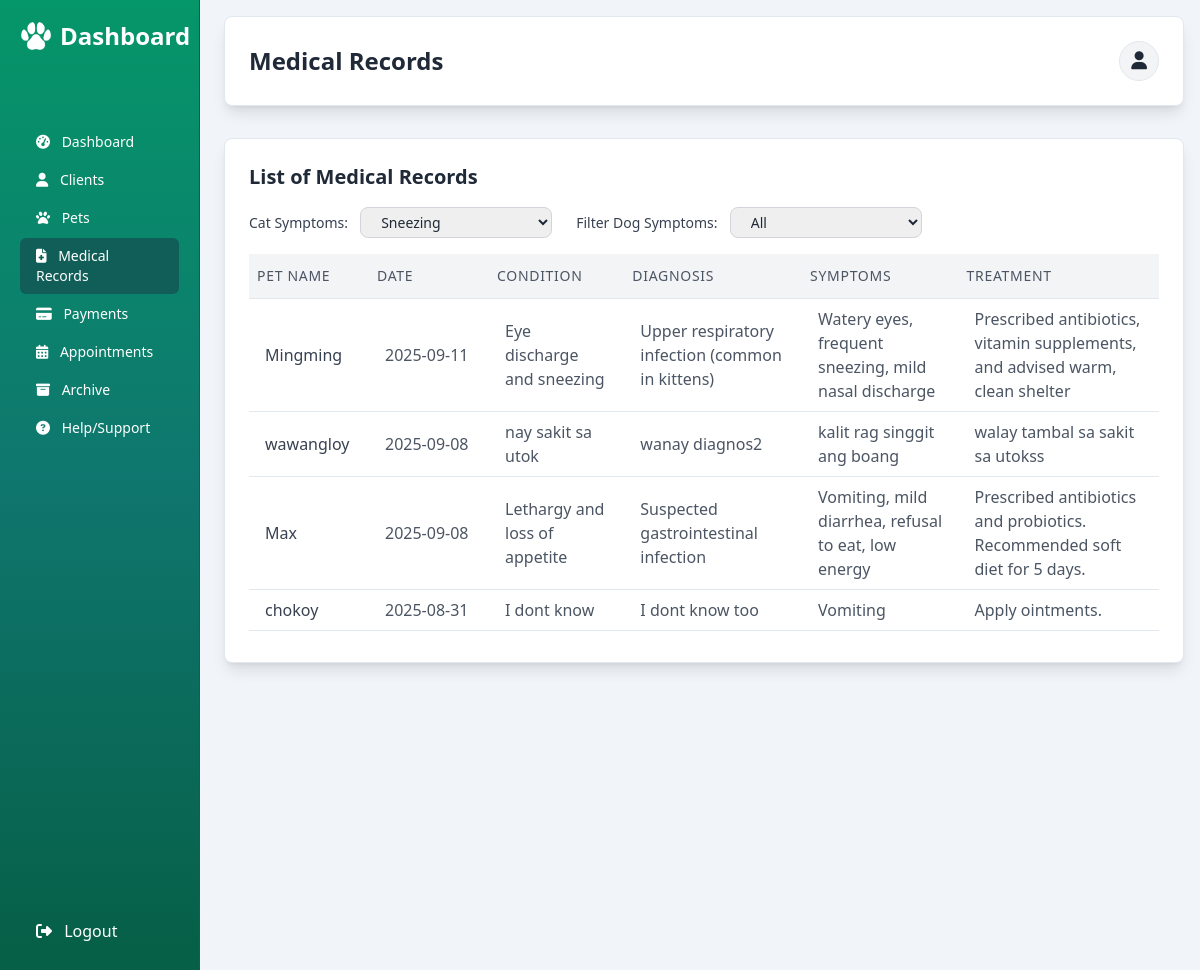
Page /medical_records.php (signed in) on the committed database.
### tables this page shows
CREATE TABLE `medical_records` (
  `record_id` int(11) NOT NULL,
  `pet_id` int(11) DEFAULT NULL,
  `date` date DEFAULT NULL,
  `medical_condition` text DEFAULT NULL,
  `medical_diagnosis` text DEFAULT NULL,
  `medical_symptoms` text DEFAULT NULL,
  `medical_treatment` text DEFAULT NULL,
  `updated_at` timestamp NULL DEFAULT NULL,
  `status` tinyint(1) NOT NULL DEFAULT 1,
  `record_date` date NOT NULL DEFAULT curdate()
);

CREATE TABLE `pet` (
  `pet_id` int(11) NOT NULL,
  `pet_name` varchar(100) DEFAULT NULL,
  `pet_sex` varchar(10) DEFAULT NULL,
  `pet_weight` decimal(5,2) DEFAULT NULL,
  `pet_breed` varchar(50) DEFAULT NULL,
  `pet_birth_date` date DEFAULT NULL,
  `client_id` int(11) DEFAULT NULL,
  `status` tinyint(1) NOT NULL DEFAULT 1,
  `pet_species` enum('Dog','Cat') NOT NULL,
  `updated_at` timestamp NULL DEFAULT NULL
);

### medical_records.php (the view, shortened to what this page needs)
<?php
require_once 'functions/logs.php';
$stmt = $pdo->prepare("SELECT Medical_Records.record_id, Pet.pet_name, Medical_Records.date, Medical_Records.medical_condition, Medical_Records.medical_diagnosis, Medical_Records.medical_symptoms, Medical_Records.medical_treatment
                       FROM Medical_Records
                       JOIN Pet ON Medical_Records.pet_id = Pet.pet_id
                       WHERE Medical_Records.status = 1
                       ORDER BY Medical_Records.date DESC");
$stmt->execute();
$records = $stmt->fetchAll(PDO::FETCH_ASSOC);
?>
<!DOCTYPE html>
<html lang="en">
<head>
    <link rel="stylesheet" href="Assets/FontAwsome/css/all.min.css">
    <script src="https://cdn.tailwindcss.com"></script>
</head>
<body class="bg-slate-100 min-h-screen text-gray-800">
    <aside id="sidebar" class="fixed inset-y-0 left-0 w-[200px] bg-gradient-to-b from-emerald-600 via-teal-700 to-emerald-800 text-white p-5 transform -translate-x-full lg:translate-x-0 transition-transform duration-300 ease-in-out z-40 flex flex-col border-r border-teal-800">
        <div class="flex items-center justify-between mb-6">
            <h2 class="text-xl lg:text-2xl font-semibold flex items-center gap-2">
                <img src="image/MainIconWhite.png" alt="Dashboard" class="w-6 lg:w-8">
                <span class="md:inline">Dashboard</span>
            </h2>
        </div>
        <nav class="flex-grow mt-8 lg:mt-12 space-y-0.5">
            <a href="dashboard.php" class="block text-sm text-white px-4 py-2 rounded-md hover:bg-teal-900 transition-colors">
                <i class="fas fa-tachometer-alt mr-2"></i> Dashboard
            </a>
            <a href="clients.php" class="block text-sm text-white hover:bg-teal-800 px-4 py-2 rounded-md transition-colors">
                <i class="fas fa-user mr-2"></i> Clients
            </a>
            <a href="pets.php" class="block text-sm text-white hover:bg-teal-800 px-4 py-2 rounded-md transition-colors">
                <i class="fas fa-paw mr-2"></i> Pets
            </a>
            <a href="medical_records.php" class="block text-sm text-white bg-teal-800 hover:bg-teal-800 px-4 py-2 rounded-md transition-colors">
                <i class="fas fa-file-medical mr-2"></i> Medical Records
            </a>
            <a href="payment_methods.php" class="block text-sm text-white hover:bg-teal-800 px-4 py-2 rounded-md transition-colors">
                <i class="fas fa-credit-card mr-2"></i> Payments
            </a>
            <a href="appointments.php" class="block text-sm text-white hover:bg-teal-800 px-4 py-2 rounded-md transition-colors">
                <i class="fas fa-calendar-days mr-2"></i> Appointments
            </a>
            <a href="archive.php" class="block text-sm text-white hover:bg-teal-800 px-4 py-2 rounded-md transition-colors">
                <i class="fa-solid fa-box-archive mr-2"></i> Archive
            </a>
            <a href="#" class="block text-sm text-white hover:bg-teal-800 px-4 py-2 rounded-md transition-colors" onclick="toggleModal('vetHelpModal')">
                <i class="fas fa-question-circle mr-2"></i> Help/Support
            </a>
        </nav>
        <div class="pt-4">
            <a href="#" onclick="confirmLogout(event)" class="block text-md text-white hover:bg-red-600 px-4 py-2 rounded-md transition-colors">
                <i class="fas fa-sign-out-alt mr-2"></i> Logout
            </a>
        </div>
    </aside>
    <div class="ml-0 lg:ml-52 p-4 pt-16 lg:pt-4">
        <header class="bg-white shadow-lg rounded-lg text-gray-800 py-4 mb-6 lg:mb-8 p-4 lg:p-6 border border-slate-200">
            <div class="flex justify-between items-center">
                <h1 class="text-xl lg:text-2xl font-bold">Medical Records</h1>
                <div class="relative inline-block text-left">
                    <button id="profileButton" class="flex items-center justify-center w-10 h-10 bg-gray-100 border border-gray-200 rounded-full hover:bg-gray-200 text-gray-800 text-lg transition-colors">
                        <i class="fas fa-user"></i>
                    </button>
                </div>
            </div>
        </header>
        <main class="bg-white p-4 lg:p-6 rounded-lg shadow-lg border border-slate-200">
            <h2 class="text-lg sm:text-xl lg:text-xl font-semibold text-gray-800 mb-4">List of Medical Records</h2>
            <div class="flex flex-row gap-6 mb-4">
                <form method="GET">
                    <label for="species1" class="text-sm font-medium text-gray-700 mr-2">Cat Symptoms:</label>
                    <select name="species" id="species1"
                        class="border border-gray-300 rounded-lg px-4 cursor-pointer py-1 text-sm focus:ring-2 focus:ring-indigo-400 focus:outline-none w-48"
                        onchange="this.form.submit()">
                        <option value="Cat" <?= (isset($_GET['species']) && $_GET['species'] === 'Cat') ? 'selected' : '' ?>>Sneezing</option>
                    </select>
                </form>
                <form method="GET">
                    <label for="species2" class="text-sm font-medium text-gray-700 mr-2">Filter Dog Symptoms:</label>
                    <select name="species" id="species2"
                        class="border border-gray-300 rounded-lg px-4 cursor-pointer py-1 text-sm focus:ring-2 focus:ring-indigo-400 focus:outline-none w-48"
                        onchange="this.form.submit()">
                        <option value="All" <?= (!isset($_GET['species']) || $_GET['species'] === 'All') ? 'selected' : '' ?>>All</option>
                    </select>
                </form>
            </div>
            <?php if (count($records) > 0): ?>
                <div class="table-container">
                    <div class="max-h-96 overflow-y-auto">
                        <table class="min-w-full divide-y divide-slate-200">
                            <thead class="bg-gray-100 sticky top-0 z-2">
                                <tr class="border-b border-slate-200">
                                    <th class="px-2 py-3 text-left text-xs sm:text-sm font-medium text-gray-600 uppercase tracking-wider min-w-[120px]">Pet Name</th>
                                    <th class="px-2 py-3 text-left text-xs sm:text-sm font-medium text-gray-600 uppercase tracking-wider min-w-[120px]">Date</th>
                                    <th class="px-2 py-3 text-left text-xs sm:text-sm font-medium text-gray-600 uppercase tracking-wider min-w-[120px]">Condition</th>
                                    <th class="px-2 py-3 text-left text-xs sm:text-sm font-medium text-gray-600 uppercase tracking-wider min-w-[120px]">Diagnosis</th>
                                    <th class="px-2 py-3 text-left text-xs sm:text-sm font-medium text-gray-600 uppercase tracking-wider min-w-[120px]">Symptoms</th>
                                    <th class="px-2 py-3 text-left text-xs sm:text-sm font-medium text-gray-600 uppercase tracking-wider min-w-[120px]">Treatment</th>
                                </tr>
                            </thead>
                            <tbody class="bg-white divide-y divide-slate-200">
                                <?php foreach ($records as $record): ?>
                                    <tr class="hover:bg-gray-50 transition-colors">
                                        <td class="px-4 py-2 text-gray-700"><?= htmlspecialchars($record['pet_name']) ?></td>
                                        <td class="px-4 py-2 text-gray-600"><?= htmlspecialchars($record['date']) ?></td>
                                        <td class="px-4 py-2 text-gray-600"><?= htmlspecialchars($record['medical_condition']) ?></td>
                                        <td class="px-4 py-2 text-gray-600"><?= htmlspecialchars($record['medical_diagnosis']) ?></td>
                                        <td class="px-4 py-2 text-gray-600"><?= htmlspecialchars($record['medical_symptoms']) ?></td>
                                        <td class="px-4 py-2 text-gray-600"><?= htmlspecialchars($record['medical_treatment']) ?></td>
                                    </tr>
                                <?php endforeach; ?>
                            </tbody>
                        </table>
                    </div>
                </div>
            <?php else: ?>
                <p class="text-sm sm:text-base text-gray-500 text-center">No medical records added yet.</p>
            <?php endif; ?>
        </main>
    </div>
</body>
</html>

### medical_records.php (style rules this page uses)
.table-container { overflow-x: auto; }

### rows in the picture
medical_records: pet.pet_name "Mingming", date "2025-09-11", medical_condition "Eye discharge and sneezing", medical_diagnosis "Upper respiratory infection (common in kittens)", medical_symptoms "Watery eyes, frequent sneezing, mild nasal discharge", medical_treatment "Prescribed antibiotics, vitamin supplements, and advised warm, clean shelter"
medical_records: pet.pet_name "wawangloy", date "2025-09-08", medical_condition "nay sakit sa utok", medical_diagnosis "wanay diagnos2", medical_symptoms "kalit rag singgit ang boang", medical_treatment "walay tambal sa sakit sa utokss"
medical_records: pet.pet_name "Max", date "2025-09-08", medical_condition "Lethargy and loss of appetite", medical_diagnosis "Suspected gastrointestinal infection", medical_symptoms "Vomiting, mild diarrhea, refusal to eat, low energy", medical_treatment "Prescribed antibiotics and probiotics. Recommended soft diet for 5 days."
medical_records: pet.pet_name "chokoy", date "2025-08-31", medical_condition "I dont know", medical_diagnosis "I dont know too", medical_symptoms "Vomiting", medical_treatment "Apply ointments."
